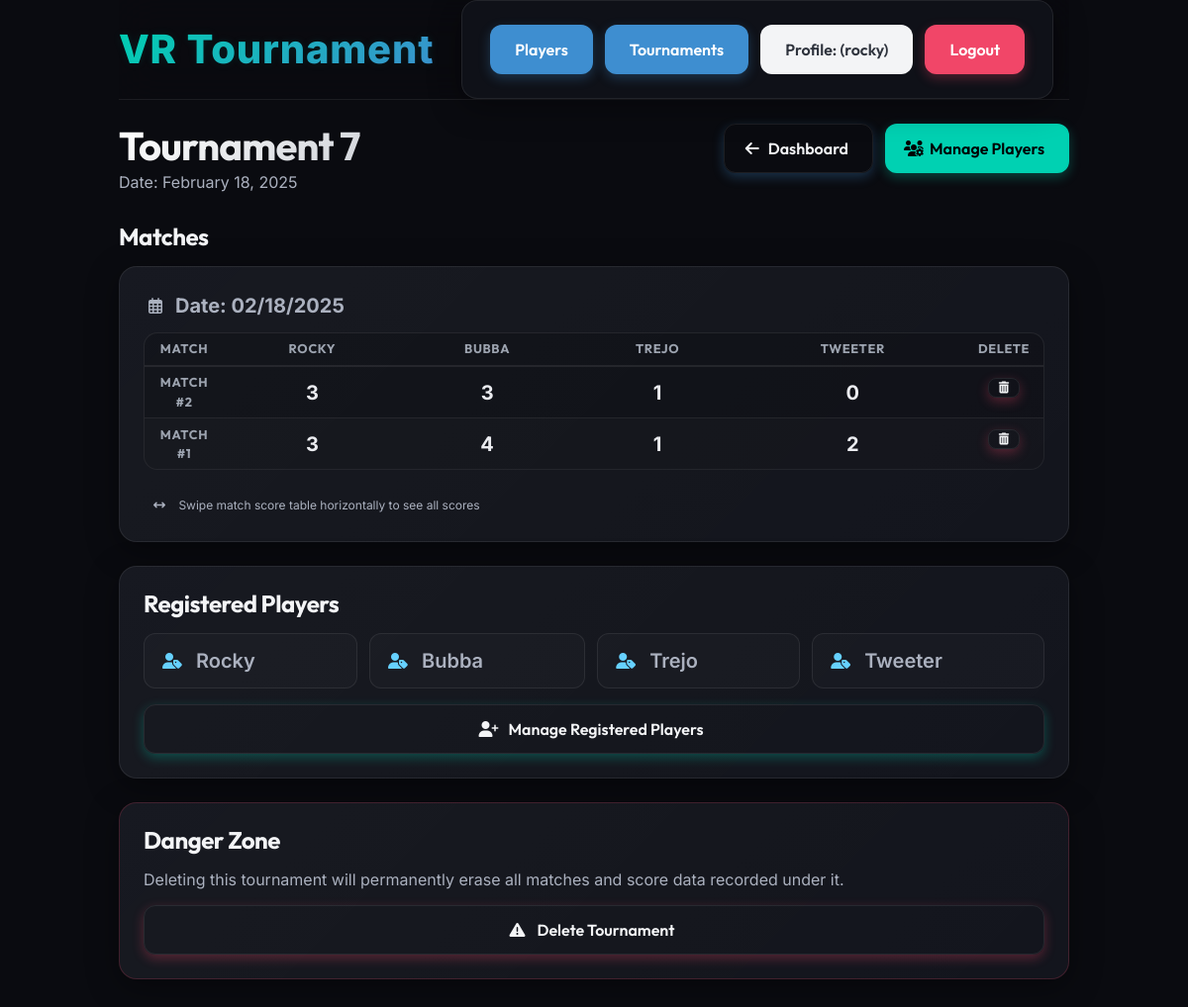
Before: /tournament/13/ (signed in) with the older database file.
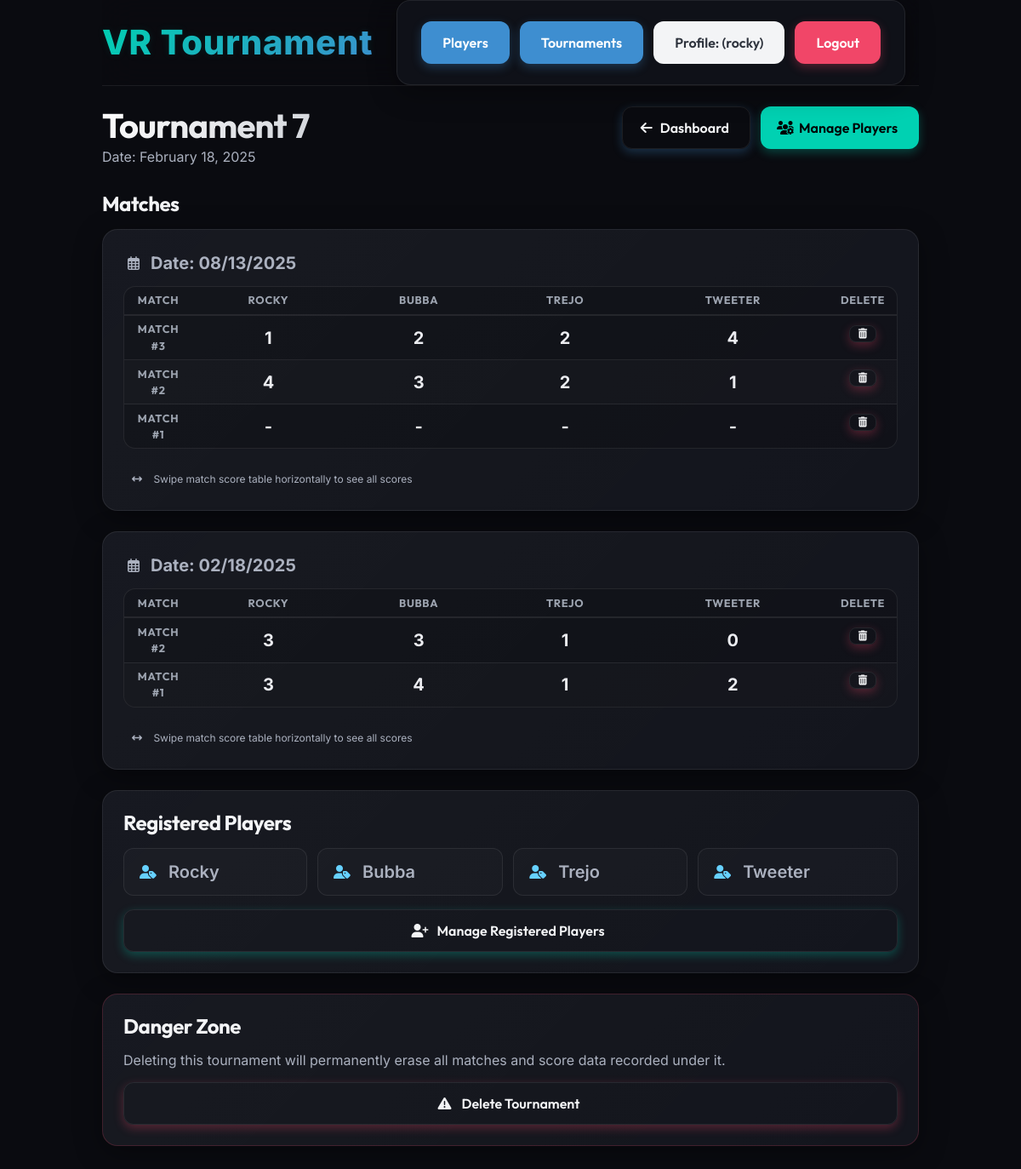
After: the same page with the newer database file.
### vr_tournaments/models.py (models this page shows, shortened)
class Match(models.Model):
    tournament = models.ForeignKey(
        Tournament, on_delete=models.CASCADE, related_name="matches"
    )
    date = models.DateField(default=timezone.localdate)
    class Meta:
        ordering = ["-date"]

class Player(models.Model):
    name = models.CharField(max_length=255, unique=True)
    tournaments = models.ManyToManyField(Tournament, related_name="players")

### vr_tournaments/views.py (the view)
# urls.py: path("tournament/<pk>/", views.tournament_detail, name="tournament_detail"),
@login_required
@user_passes_test(is_poweruser)
def tournament_detail(request, pk):
    tournament = Tournament.objects.get(pk=pk)
    registered_players = tournament.players.all()
    matches = tournament.matches.prefetch_related("scores").order_by("-date", "-pk")
    matches_for_template = []
    for match in matches:
        scores_map = {score.player_id: score.score for score in match.scores.all()}
        match.ordered_scores = [scores_map.get(p.id) for p in registered_players]
        matches_for_template.append(match)
    grouped_matches = []
    if matches_for_template:
        for date, match_group in groupby(matches_for_template, key=lambda m: m.date):
            grouped_matches.append((date, list(match_group)))
    return render(
        request,
        "tournament_detail.html",
        {
            "tournament": tournament,
            "registered_players": registered_players,
            "grouped_matches": grouped_matches,
        },
    )

### vr_tournaments/views.py (called while the page is built)
def is_poweruser(user):
    return user.groups.filter(name="powerUser").exists() or user.is_superuser

### vr_tournaments/templates/tournament_detail.html (shortened to what the changed rows need)
{% extends "base.html" %}
{% load user_tags %}
{% block content %}
    <div class="page-header">
        <div class="page-title-group">
            <h1 class="title is-2 m-0" style="background: linear-gradient(135deg, #fff 0%, var(--text-muted) 100%); -webkit-background-clip: text; -webkit-text-fill-color: transparent;">{{ tournament.name }}</h1>
        </div>
    </div>
    <h2 class="title is-4 mb-4">Matches</h2>
    {% for date, matches_on_date in grouped_matches %}
        <div class="box mb-5 p-4">
            <div class="is-flex is-align-items-center mb-3">
                <span class="icon has-text-cyan mr-2"><i class="far fa-calendar-alt"></i></span>
                <span class="has-text-weight-bold is-size-5">Date: {{ date|date:"m/d/Y" }}</span>
            </div>
            <div class="mobile-scroll-container">
                <table class="table is-fullwidth is-striped is-hoverable has-text-centered">
                    <thead>
                        <tr>
                            <th class="has-text-centered" style="width: 80px;">Match</th>
                            {% for player in registered_players %}
                                <th class="has-text-centered">{{ player.name }}</th>
                            {% endfor %}
                            {% if user.is_superuser %}
                                <th class="has-text-centered" style="width: 80px;">Delete</th>
                            {% endif %}
                        </tr>
                    </thead>
                    <tbody>
                        {% for match in matches_on_date %}
                            <tr>
                                <th class="has-text-centered has-text-cyan">Match #{{ forloop.revcounter }}</th>
                                {% for score in match.ordered_scores %}
                                    <td class="has-text-centered">{{ score|default_if_none:"-" }}</td>
                                {% endfor %}
                                {% if user.is_superuser %}
                                    <td class="has-text-centered">
                                        <form id="form-{{ match.pk }}"
                                              action="{% url 'delete_match' match.pk %}"
                                              method="post">
                                            <button class="button is-danger is-outlined is-small js-modal-trigger"
                                                    style="width: 32px; height: 32px; padding: 0 !important; min-height: unset; border-radius: 8px !important;"
                                                    type="button"
                                                    data-target="delete-modal"
                                                    data-form-id="form-{{ match.pk }}"
                                                    data-modal-title="Delete Match"
                                                    data-modal-body="Are you sure you want to delete this match? This cannot be undone.">
                                                <span class="icon">
                                                    <i class="fas fa-trash-alt"></i>
                                                </span>
                                            </button>
                                        </form>
                                    </td>
                                {% endif %}
                            </tr>
                        {% endfor %}
                    </tbody>
                </table>
            </div>
            <p class="help has-text-grey-light is-size-7 mt-1 px-1">
                <span class="icon mr-1"><i class="fas fa-arrows-left-right"></i></span>
                Swipe match score table horizontally to see all scores
            </p>
        </div>
    {% endfor %}
    <div class="box mb-5">
        <div class="is-flex is-flex-wrap-wrap" style="gap: 12px;">
            {% for player in registered_players %}
                <div class="is-flex is-align-items-center px-4 py-3" style="background: rgba(255,255,255,0.02); border: 1px solid var(--border-glass); border-radius: 12px; min-width: 150px; flex-grow: 1;">
                    <span class="icon has-text-info mr-3"><i class="fas fa-user-tag"></i></span>
                    <span class="has-text-weight-semibold is-size-5">{{ player.name }}</span>
                </div>
            {% empty %}
                <p class="has-text-grey-light w-100 my-2">No players registered. Please register players first.</p>
            {% endfor %}
        </div>
    </div>
{% endblock content %}

Changed rows visible on the page:
added Match: date "08/13/2025", ordered_scores "1" "2" "2" "4", Player (name "ROCKY"), Player (name "BUBBA"), Player (name "TREJO"), Player (name "TWEETER")
added Match: ordered_scores "4" "3" "2" "1", shown under "08/13/2025"
added Match: ordered_scores "-" "-" "-" "-", shown under "08/13/2025"
